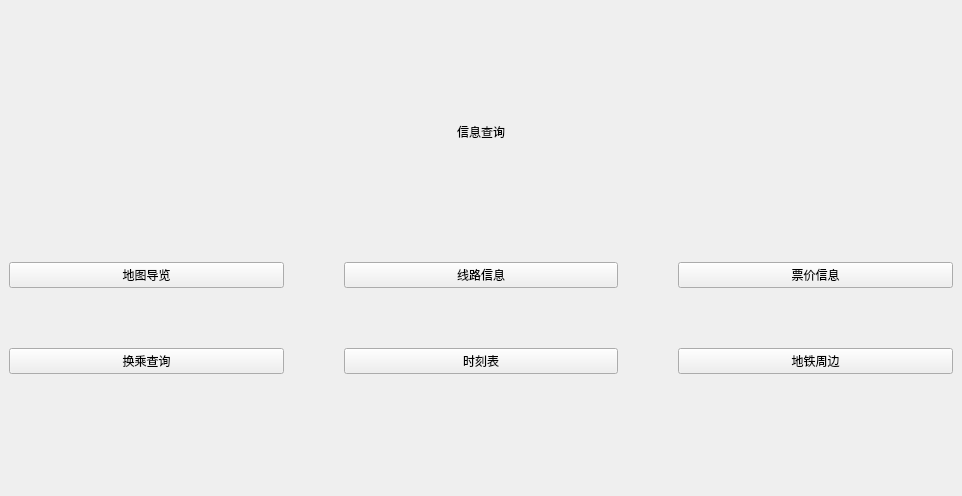
<?xml version="1.0" encoding="UTF-8"?>
<ui version="4.0">
 <class>InfoMainWidget</class>
 <widget class="QWidget" name="InfoMainWidget">
  <property name="geometry">
   <rect>
    <x>0</x>
    <y>0</y>
    <width>962</width>
    <height>496</height>
   </rect>
  </property>
  <property name="windowTitle">
   <string>Form</string>
  </property>
  <layout class="QHBoxLayout" name="horizontalLayout">
   <property name="spacing">
    <number>0</number>
   </property>
   <property name="leftMargin">
    <number>0</number>
   </property>
   <property name="topMargin">
    <number>0</number>
   </property>
   <property name="rightMargin">
    <number>0</number>
   </property>
   <property name="bottomMargin">
    <number>0</number>
   </property>
   <item>
    <widget class="QWidget" name="mainBg" native="true">
     <layout class="QVBoxLayout" name="verticalLayout">
      <item>
       <spacer name="verticalSpacer_2">
        <property name="orientation">
         <enum>Qt::Vertical</enum>
        </property>
        <property name="sizeHint" stdset="0">
         <size>
          <width>20</width>
          <height>99</height>
         </size>
        </property>
       </spacer>
      </item>
      <item>
       <layout class="QHBoxLayout" name="horizontalLayout_2">
        <item>
         <spacer name="horizontalSpacer">
          <property name="orientation">
           <enum>Qt::Horizontal</enum>
          </property>
          <property name="sizeHint" stdset="0">
           <size>
            <width>40</width>
            <height>20</height>
           </size>
          </property>
         </spacer>
        </item>
        <item>
         <widget class="QLabel" name="bigNameLabel2">
          <property name="text">
           <string>信息查询</string>
          </property>
          <property name="alignment">
           <set>Qt::AlignCenter</set>
          </property>
         </widget>
        </item>
        <item>
         <spacer name="horizontalSpacer_2">
          <property name="orientation">
           <enum>Qt::Horizontal</enum>
          </property>
          <property name="sizeHint" stdset="0">
           <size>
            <width>40</width>
            <height>20</height>
           </size>
          </property>
         </spacer>
        </item>
       </layout>
      </item>
      <item>
       <spacer name="verticalSpacer">
        <property name="orientation">
         <enum>Qt::Vertical</enum>
        </property>
        <property name="sizeHint" stdset="0">
         <size>
          <width>20</width>
          <height>99</height>
         </size>
        </property>
       </spacer>
      </item>
      <item>
       <layout class="QGridLayout" name="gridLayout">
        <property name="spacing">
         <number>60</number>
        </property>
        <item row="0" column="0">
         <widget class="QPushButton" name="infoBtn1">
          <property name="text">
           <string>地图导览</string>
          </property>
         </widget>
        </item>
        <item row="0" column="1">
         <widget class="QPushButton" name="infoBtn2">
          <property name="text">
           <string>线路信息</string>
          </property>
         </widget>
        </item>
        <item row="0" column="2">
         <widget class="QPushButton" name="infoBtn3">
          <property name="text">
           <string>票价信息</string>
          </property>
         </widget>
        </item>
        <item row="1" column="0">
         <widget class="QPushButton" name="infoBtn4">
          <property name="text">
           <string>换乘查询</string>
          </property>
         </widget>
        </item>
        <item row="1" column="1">
         <widget class="QPushButton" name="infoBtn5">
          <property name="text">
           <string>时刻表</string>
          </property>
         </widget>
        </item>
        <item row="1" column="2">
         <widget class="QPushButton" name="infoBtn6">
          <property name="text">
           <string>地铁周边</string>
          </property>
         </widget>
        </item>
       </layout>
      </item>
      <item>
       <spacer name="verticalSpacer_3">
        <property name="orientation">
         <enum>Qt::Vertical</enum>
        </property>
        <property name="sizeHint" stdset="0">
         <size>
          <width>20</width>
          <height>99</height>
         </size>
        </property>
       </spacer>
      </item>
     </layout>
    </widget>
   </item>
  </layout>
 </widget>
 <resources/>
 <connections/>
</ui>
